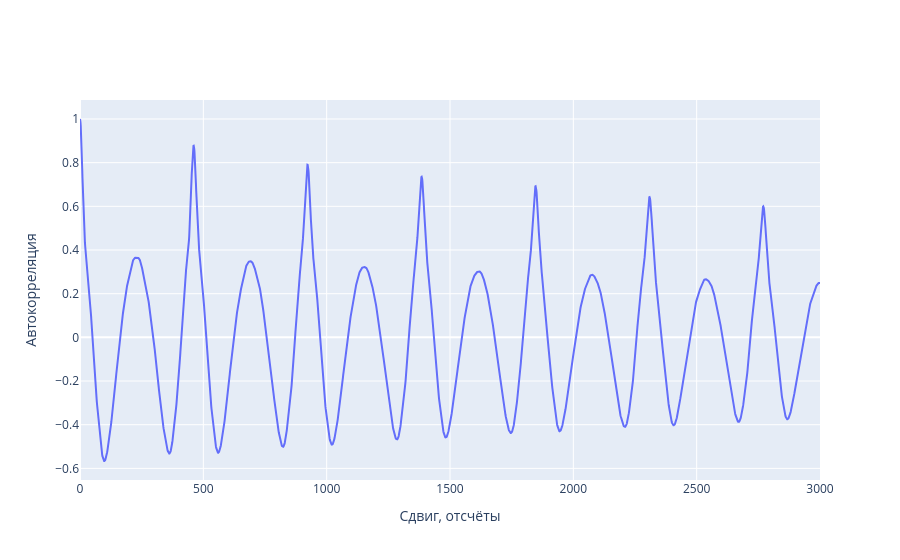

Notebook cell for this chart:
### Markdown cell above
## Автокорреляция

### Code cell
acf_values, acf_interval = acf(x_acc, nlags=3000, alpha=0.5, fft=True)
fig = go.Figure(go.Scatter(x=np.arange(len(acf_values)), y=acf_values, name='ACF'))
fig.update_layout(xaxis_title='Сдвиг, отсчёты', yaxis_title='Автокорреляция')
fig.show()

period_samples = 460
T_one_step = period_samples / sampling_rate
print(f'Принятый период: {period_samples} отсчётов = {T_one_step:.2f} с')

### Figure 1 — Plotly figure (JSON) as saved in the notebook; plotly's stock layout.template omitted (floating-point values rounded to 4 significant figures; data arrays with more than 128 entries replaced by an {"elided": "..."} marker saying what was removed)
{"data": [{"name": "ACF", "type": "scatter", "x": {"elided": "3001 int values"}, "y": {"elided": "3001 float values"}}], "layout": {"xaxis": {"title": {"text": "Сдвиг, отсчёты"}}, "yaxis": {"title": {"text": "Автокорреляция"}}}}
